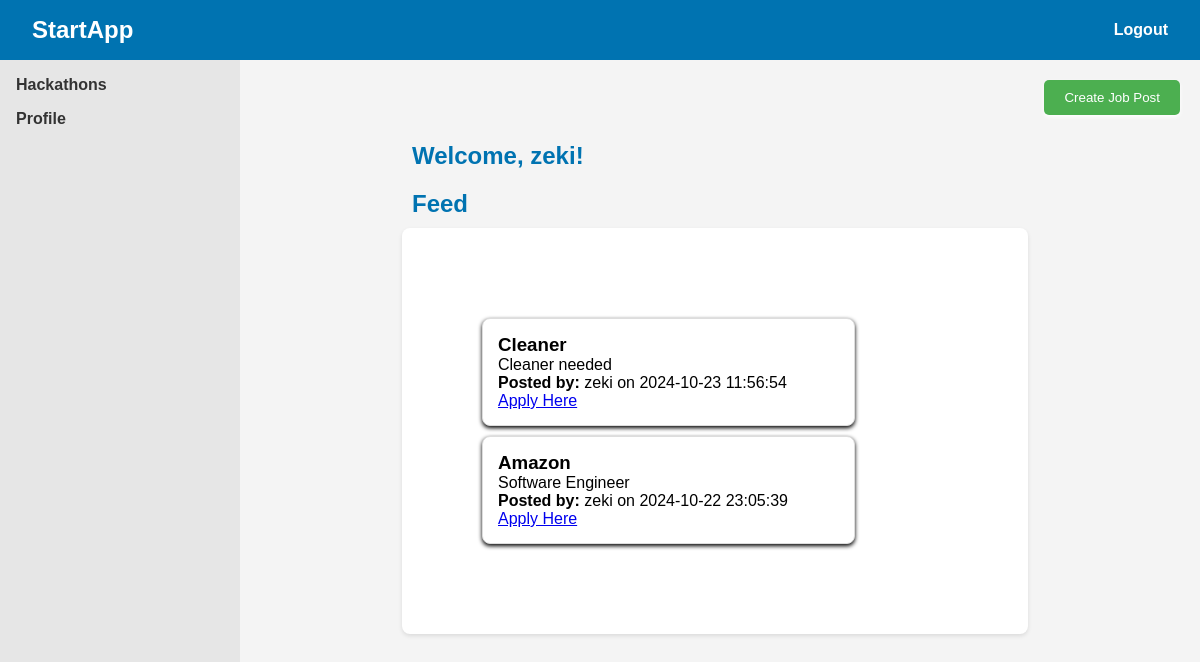
The page / (signed in) on the database its author committed.
### tables this page shows
CREATE TABLE job_posts (
    id INTEGER PRIMARY KEY AUTOINCREMENT,
    title TEXT NOT NULL,
    description TEXT NOT NULL,
    url TEXT NOT NULL,
    username TEXT NOT NULL,
    date TEXT NOT NULL
);

### app.py (the view, shortened to what this page needs)
@app.route('/', methods=['GET', 'POST'])
def home():
     if 'username' in session:
          job_posts = query_db("SELECT title, description, url, username, date FROM job_posts ORDER BY id DESC")
          return render_template('index.html', logged_in=True, job_posts=job_posts)
     return render_template('index.html', logged_in=session.get('logged_in', False))

### app.py (called while the page is built)
def get_db():
     db = sqlite3.connect('database.sqlite')
     db.row_factory = sqlite3.Row
     return db

def query_db(query, args=(), one=False):
     cur = get_db().execute(query, args)
     rv = cur.fetchall()
     cur.close()
     return (rv[0] if rv else None) if one else rv

### templates/index.html (shortened to what this page needs)
<!DOCTYPE html>
<html lang="en">
<head>
    <link rel="stylesheet" href="{{ url_for('static', filename='css/index.css') }}">
</head>
<body>
    <header>
        <div class="navbar">
            <h1>StartApp</h1>
            <nav>
                <ul>
                    {%if not logged_in %}
                        <li><button onclick="showForm('loginForm')">Login</button></li>
                        <li><button onclick="showForm('signupForm')">Signup</button></li>
                    {% else %}
                        <li><a href="/logout">Logout</a></li>
                    {% endif %}
                </ul>
            </nav>
        </div>
    </header>
    <div class="container">
        {%if not logged_in %}
        <div id="loginForm" class="form-popup">
            <h2>Login</h2>
            <form action="/" method="POST">
                <input type="text" name="login_username" placeholder="Username" required autocomplete="off"><br>
                <input type="password" name="login_password" placeholder="Password" required><br>
                <button type="submit" name="login">Login</button>
                <button type="button" class="close-btn" onclick="closeForm('loginForm')">Close</button>
            </form>
        </div>
        {% with messages = get_flashed_messages(with_categories=true) %}
            {% if messages %}
                <div class="flash-messages">
                    {% for category, message in messages %}
                        <div class="alert {{ category }}">{{ message }}</div>
                    {% endfor %}
                </div>
            {% endif %}
        {% endwith %}
        <div id="signupForm" class="form-popup">
            <h2>Signup</h2>
            <form action="/" method="POST">
                <input type="text" name="username" placeholder="Username" required autocomplete="=off"><br>
                <input type="email" name="email" placeholder="Email" required><br>
                <input type="password" name="password" placeholder="Password" required><br>
                <button type="submit" name="signup">Signup</button>
                <button type="button" class="close-btn" onclick="closeForm('signupForm')">Close</button>
            </form>
        </div>
        {% else %}
        <aside class="sidebar">
            <ul>
                <li><a href="/hack">Hackathons</a></li>
                    <li><a href="/profile">Profile</a></li>
            </ul>
        </aside>
        <main class="main-content">
            <button class="create-post-btn" onclick="showForm('postFormPopup')">Create Job Post</button>
            <h2>Welcome, {{ session['username'] }}!</h2>
            <h2>Feed</h2>
            <div class="feed" id="feed">
                {% if job_posts %}
                    {% for post in job_posts %}
                        <div class="job-post">
                            <h3>{{ post[0] }}</h3>
                            <p>{{ post[1] }}</p>
                            <p><strong>Posted by:</strong> {{ post[3] }} on {{ post[4] }}</p>
                            <a href="{{ post[2 ]}}" target="_blank">Apply Here</a>
                        </div>
                    {% endfor %}
                {% else %}
                        <p>No job posts available Be the first to post one!</p>
                {% endif %}
            </div>
        </main>
    {% endif %}
    </div>
</body>
</html>

### static/css/index.css (style rules this page uses)
* { margin: 0; padding: 0; box-sizing: border-box; }
body { font-family: Arial, Helvetica, sans-serif; background-color: #f4f4f4; }
.navbar { display: flex; justify-content: space-between; align-items: center; background-color: #0073b1; color: white; padding: 1rem 2rem; }
.navbar h1 { font-size: 1.5rem; }
.navbar ul { list-style: none; display: flex; }
.navbar ul li { margin-left: 2rem; }
.navbar ul li a { color: white; text-decoration: none; font-weight: bold; }
.container { width: 80%; margin: 20px auto; padding: 20px; display: flex; flex-direction: column; align-items: center; }
button { padding: 10px; background-color: #0073b1; color: white; border: none; border-radius: 4px; cursor: pointer; }
.sidebar { width: 20%; background-color: #e6e6e6; padding: 1rem; height: 100vh; position: fixed; left: 0; top: 60px; z-index: 10; }
.sidebar ul { list-style: none; }
.sidebar ul li { margin-bottom: 1rem; }
.sidebar ul li a { color: #333; text-decoration: none; font-weight: bold; }
.main-content { margin-left: 25%; width: 75%; padding: 2rem; }
.main-content h2 { color: #0073b1; padding: 10px; }
.feed { background-color: white; padding: 5rem; box-shadow: 0 2px 4px rgba(0, 0, 0, 0.1); border-radius: 8px; }
.create-post-btn { background-color: #4Caf50; color: white; border: none; padding: 10px 20px; cursor: pointer; position: absolute; top: 80px; right: 20px; border-radius: 5px; box-shadow: 0px 2px 4px; }
.job-post { background-color: white; padding: 15px; border-radius: 8px; box-shadow: 0px 2px 4px; border: 1px solid #ddd; width: 80%; max-width: 600px; word-wrap: break-word; margin: 10px 0; }

### rows shown on the page
job_posts: title "Cleaner", description "Cleaner needed", username "zeki", date "2024-10-23 11:56:54"
job_posts: title "Amazon", description "Software Engineer", username "zeki", date "2024-10-22 23:05:39"

### other values the page prints
{{ session['username'] }} "zeki"
